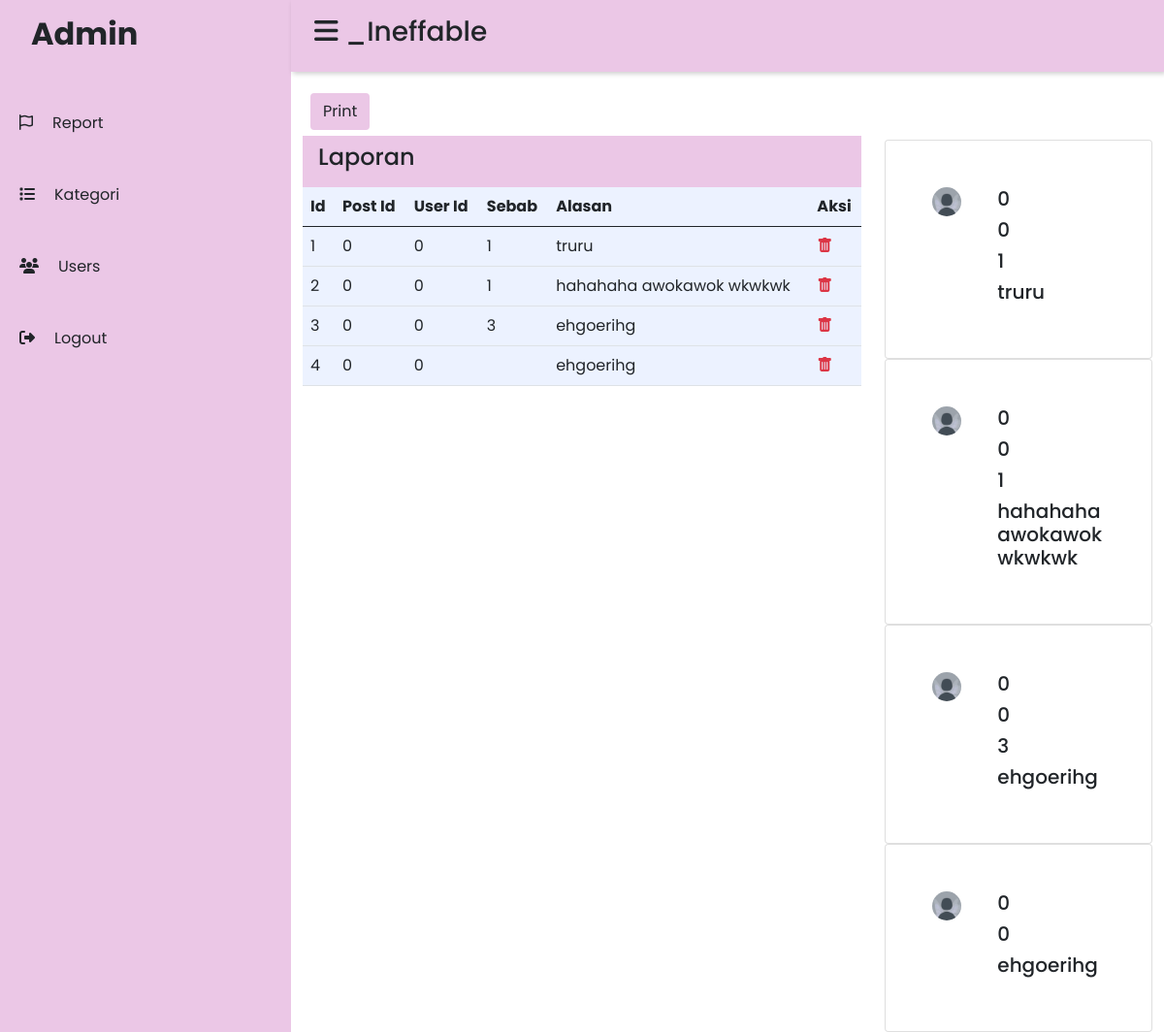
Page /admin/index.php on the earlier database version.
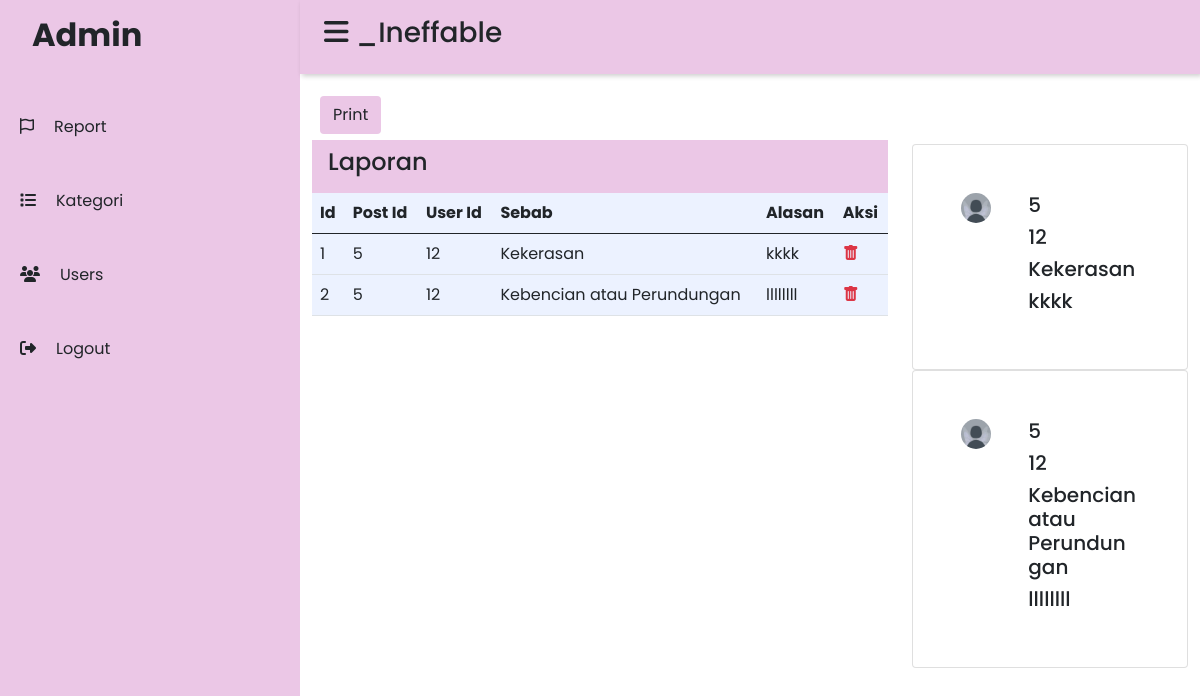
Same page on the later database version.
### tables this page shows
CREATE TABLE `tb_report` (
  `id` int(11) NOT NULL,
  `post_id` int(11) NOT NULL,
  `user_id` int(11) NOT NULL,
  `sebab` text NOT NULL,
  `Alasan` text NOT NULL
);

### admin/report.php (the view, shortened to what this page needs)
<?php
  include 'header.php';
  include '../db/koneksi.php';
?>
<div class="container">
  <div class="row">
    <div class="col-sm-8">
       <button class="btn mx-2" onclick="printDiv('print')" type="submit" data-toggle="print" data-placement="right" title="print"><i class='bx bx-printer'></i>Print</button>
      <div class="card-header border-0 d-flex justify-content-between" style="background-color: #EBC7E6; width: 100%;">
      <h4 class="d-inline">
        Laporan
      </h4>
      </div>
        <fieldset id="print">
          <table class="table" style="background-color: #ECF2FF;">
            <thead>
              <tr>
                <th scope="col">Id</th>
                <th scope="col">Post Id</th>
                <th scope="col">User Id</th>
                <th scope="col">Sebab</th>
                <th scope="col">Alasan</th>
                <th scope="col">Aksi</th>
              </tr>
            </thead>
            <?php $data = $conn->query("SELECT * FROM tb_report"); ?>
              <?php $no = 1; ?>
              <?php while ($row = $data->fetch_assoc()) : ?>
                <tr>
                  <td><?php echo $no++ ?></td>
                  <td><?php echo $row["user_id"] ?></td>
                  <td><?php echo $row["post_id"] ?></td>
                  <td><?php echo $row["sebab"] ?></td>
                  <td><?php echo $row["Alasan"] ?></td>
                <td>
                  <a href="index.php?id=<?php echo $row['id']?>&halaman=delete_report" class="text-danger">
                    <i class="bi bi-trash-fill"></i>
                  </a>
                </td>
                </tr>
                <?php endwhile ?>
          </table>
      </div>
        <div class="col-sm-4 mt-5">
         <?php
          $sql = "SELECT * FROM tb_report";
          $result = $conn->query($sql);
          while($menu = $result->fetch_assoc()){
        ?>
          <div class="card p-5">
                  <div class="row">
                    <div class="col-4">
                      <img src="../images/wa15.jpg" alt="" srcset="" width="30" style="border-radius: 50%;">
                    </div>
                    <div class="col-8">
                      <h5><?php echo $menu['user_id']; ?></h5>
                      <h5><?php echo $menu['post_id']; ?></h5>
                      <h5><?php echo $menu['sebab']; ?></h5>
                      <h5><?php echo $menu['Alasan']; ?></h5>
                    </div>
                  </div>
            </div>
            <?php } ?>
        </div>
    </div>
</div>

### admin/header.php (shortened to what this page needs)
<!doctype html>
<html lang="en">
<head>
    <link rel="stylesheet" href="https://cdnjs.cloudflare.com/ajax/libs/font-awesome/6.2.0/css/all.min.css" />
    <link href="https://cdn.jsdelivr.net/npm/bootstrap@5.1.0/dist/css/bootstrap.min.css" rel="stylesheet">
    <link rel="stylesheet" href="style.css">
    <link rel="stylesheet" href="https://cdn.jsdelivr.net/npm/bootstrap-icons@1.10.3/font/bootstrap-icons.css">

### admin/index.php (shortened to what this page needs)
<?php
include "header.php";
include "../db/koneksi.php";
?>
<div class="sidebar">
    <div class="sidebar-brand text-dark">
        <h2><span><b>Admin</b></span></h2>
    </div>
    <div class="sidebar-menu">
        <li class="item">
            <a href="index.php?halaman=report" class="menu-btn text-dark"><i class="fa-regular fa-flag"></i><span>Report</span></a>
        </li>
        <li class="item">
            <a href="index.php?halaman=kategori" class="menu-btn text-dark"><i class="fa-solid fa-list"></i><span>Kategori</span> </a>
        </li>
         <li class="item">
            <a href="index.php?halaman=admin" class="menu-btn text-dark"><i class="fa-solid fa-users"></i><span>Users</span> </a>
        </li>
        <li class="item">
            <a href="../logout.php" class="menu-btn text-dark"><i class="fa-solid fa-right-from-bracket"></i><span>Logout</span> </a>
        </li>
    </div>
</div>
<div class="maint-content">
    <header>
        <h3>
            <label for="nav-toggle">
                <i class="fa-solid fa-bars"></i>
            </label>
            _Ineffable
        </h3>
    </header>
    <?php
    if (isset($_GET['halaman'])) {
        $page = $_GET['halaman'];
        switch ($page) {
            case 'report':
                include "report.php";
                break;
            case 'kategori':
                include "kategori.php";
                break;
            case 'add_report':
                include "add_report.php";
                break;
            case 'kategori_add':
                include "kategori_add.php";
                break;
            case 'edit_kategori':
                include "edit_kategori.php";
                break;
            case 'delete-kategori':
                include "delete_kategori.php";
                break;
            case 'delete_report':
                include "delete_report.php";
                break;
            case 'admin':
                include "login.php";
                break;
        }
    }else{
        include "report.php";
    }
    ?>
</div>
</body>
</html>

### admin/style.css (style rules this page uses)
:root { --main-color: #1d2231; --color-dark: #1d2231; --text-grey: #8390a2; }
* { padding: 0; margin: 0; box-sizing: border-box; list-style-type: none; text-decoration: none; font-family: 'poppins', sans-serif; }
.sidebar { width: 300px; position: fixed; left: 0; top: 0; height: 100%; background: #EBC7E6; z-index: 100; transition: width 300ms; }
.sidebar-brand { height: 90px; padding: 1rem 0rem 1rem 2rem; color: white; }
.sidebar-brand span { display: inline-block; padding-right: 1rem; }
.sidebar .sidebar-menu .item .menu-btn { display: block; color: white; position: relative; padding: 25px 20px; text-decoration: none; }
.sidebar .sidebar-menu .item .menu-btn i { margin-right: 20px; }
.maint-content { transition: margin-left 300ms; margin-left: 300px; }
header { background: #EBC7E6; display: flex; justify-content: space-between; padding: 1rem 1.5rem; box-shadow: 2px 2px 5px rgba(0, 0, 0, 0.2); position: fixed; left: 300px; width: calc(100% - 300px); top: 0; z-index: 100; transition: left 300ms; }
.container { margin-top: 10%; }

### admin/report.php (style rules this page uses)
.table { width: 100%; }
.container { margin-top: 8%; }
.btn { background-color: #EBC7E6; margin-bottom: 1%; }

Differences in the rows shown:
removed tb_report: user "0", post "0", sebab "1", Alasan "truru"
removed tb_report: user "0", post "0", sebab "1", Alasan "hahahaha awokawok wkwkwk"
removed tb_report: user "0", post "0", sebab "3", Alasan "ehgoerihg"
removed tb_report: user "0", post "0", Alasan "ehgoerihg"
added tb_report: user "5", post "12", sebab "Kekerasan", Alasan "kkkk"
added tb_report: user "5", post "12", sebab "Kebencian atau Perundungan", Alasan "llllllll"
